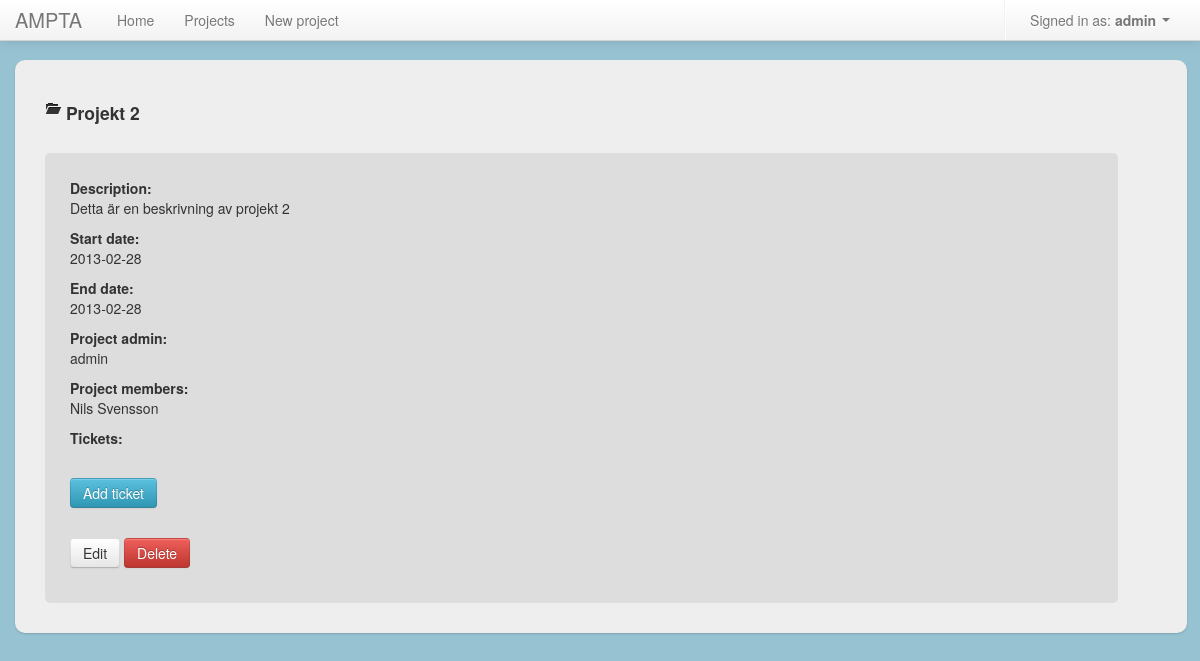
The page /projects/2/ (signed in) on the database as committed earlier.
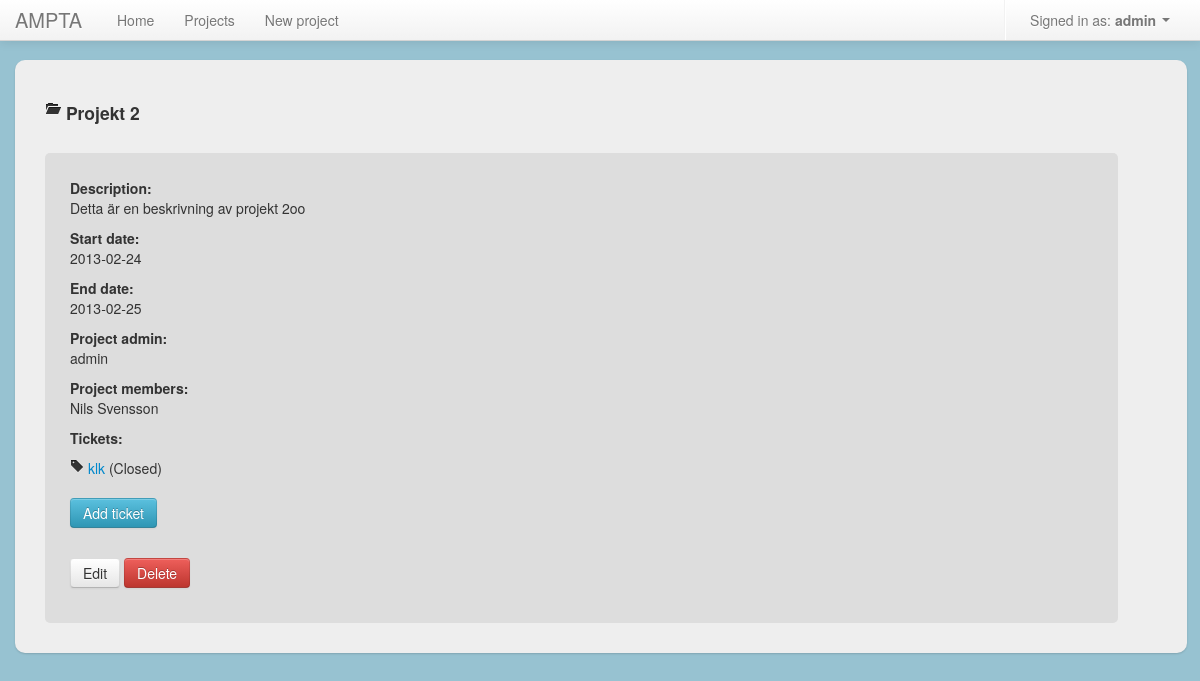
The same page on the database as committed later.
### project_app/models.py (models this page shows, shortened)
class Project(models.Model):
	name = models.CharField(max_length = 50)
	description = models.TextField()
	start_date = models.DateField('Start date')
	end_date = models.DateField('End date')
	date_added = models.DateField()
	date_updated = models.DateField()
	added_by_user = models.ForeignKey(User)
	users = models.ManyToManyField(User, related_name='projects')
	def __unicode__(self):
		return self.name

class Ticket(models.Model):
	name = models.CharField(max_length = 50)
	description = models.TextField()
	start_date = models.DateField('date result published')
	end_date = models.DateField('date result published')
	date_added = models.DateField()
	date_updated = models.DateField()
	status = models.ForeignKey(Status, related_name="projects")
	project = models.ForeignKey(Project, related_name="projects")
	user = models.ForeignKey(User)
	def __unicode__(self):
		return self.name

class Status(models.Model):
	status_name = models.CharField(max_length = 50)
	def __unicode__(self):
		return self.status_name

### project_app/views.py (the view)
# urls.py: url(r'^projects/(?P<project_id>\d+)/$', 'project_app.views.show_project', name="show_project"),
@login_required
def show_project(request, project_id):
    project = get_object_or_404(Project, pk = project_id)
    tickets = Ticket.objects.filter(project_id = project_id)
    if request.user in project.users.all() or project.owned_by_user(request.user):
        return render(request, 'projects/show.html', {"project" : project, "tickets" : tickets})
    else:
        return render(request, 'projects/show.html', {"error_message": "You don't have permission to view the project"})

### project_app/templatetags/custom_filters.py (called while the page is built)
@register.filter(name='ownership')
def ownership(project, user):
	return project.added_by_user == user

### templates/projects/show.html (shortened to what this page needs)
{% extends 'shared/base.html' %}
{% load custom_filters %}
{% block content %}
	{% if error_message %}
    	<p>{{ error_message }}</p>
	{% else %}
		<h4><li><i class="icon-folder-open"></i> {{ project }}</li></h4>
		<div id="project_area">
			<p><strong>Description:<br/></strong>{{ project.description }}</p>
			<p><strong>Start date:<br/></strong>{{ project.start_date|date:"Y-m-d" }}</p>
			<p><strong>End date:<br/></strong>{{ project.end_date|date:"Y-m-d" }}</p>
			<p><strong>Project admin:<br/></strong>{{ project.added_by_user }}</p>
			<p><strong>Project members:</strong>
			{% for member in project.users.all %}
				{{ member.get_full_name }}<br />
			{% endfor %}
			</p>
			<p><strong>Tickets:</strong></p>
			{% for ticket in tickets %}
				<i class="icon-tag"></i>
				<a href="{% url show_ticket project.id ticket.id %}">{{ ticket }}</a> ({{ ticket.status }})
				<br/>
			{% endfor %}<br/>
			<p><a class="btn btn btn-info" href="{% url ticket_add project.id %}">Add ticket</a></p>
			<br/>
			{% if project|ownership:user %}
				<p>
					<a class="btn" href="{% url project_edit project.id %}">Edit</a>
					<a class="btn btn-danger" id="delete_link" href="{% url project_delete project.id %}">Delete</a>
				</p>
			{% endif %}
		</div>
	{% endif %}
{% endblock %}

Rows that differ between the two databases and show on the page:
changed Project "Projekt 2": description "Detta är en beskrivning av projekt 2" → "Detta är en beskrivning av projekt 2oo"; start_date "2013-02-28" → "2013-02-24"; end_date "2013-02-28" → "2013-02-25"
added Ticket: name "klk", status "Closed"
